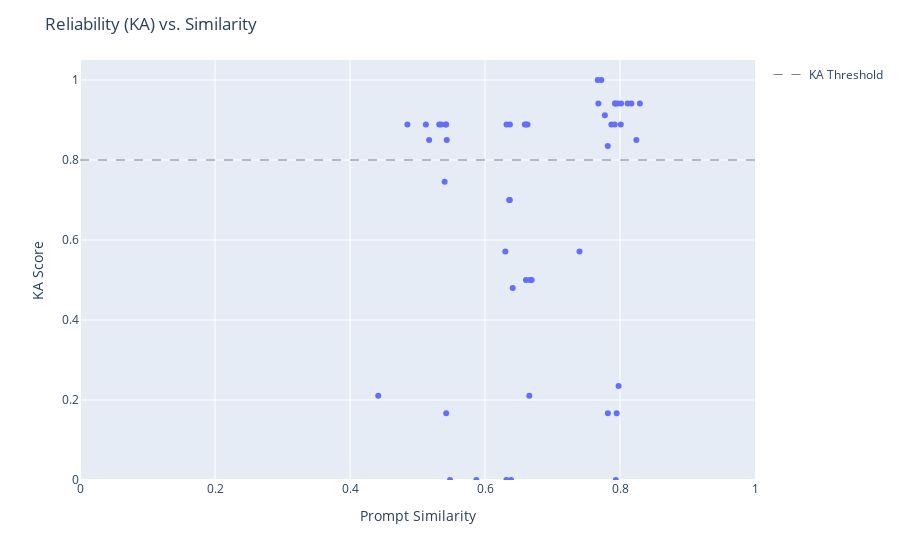

Write notebook code for a chart like this one.
### Code cell
# Test inter-prompt reliability
KA2,annotated_data,rel_vs_sim, poor_prompts = psa.interprompt_stochasticity(prompt, prompt_postfix, nr_variations=50)

### Figure 1 — Plotly figure (JSON) as saved in the notebook; plotly's stock layout.template omitted (floating-point values rounded to 4 significant figures)
{"data": [{"customdata": [[0], [1], [2], [3], [4], [5], [6], [7], [8], [9], [10], [11], [12], [13], [14], [15], [16], [17], [18], [19], [20], [21], [22], [23], [24], [25], [26], [27], [28], [29], [30], [31], [32], [33], [34], [35], [36], [37], [38], [39], [40], [41], [42], [43], [44], [45], [46], [47], [48], [49]], "hoverlabel": {"align": "left", "font": {"size": 12}, "namelength": 30}, "hovertemplate": "Prompt Similarity=%{x}<br>KA Score=%{y}<br>Prompt_id=%{customdata[0]}<extra></extra>", "legendgroup": "", "marker": {"color": "#636efa", "symbol": "circle"}, "mode": "markers", "name": "", "orientation": "v", "showlegend": false, "type": "scatter", "x": [0.4418, 0.485, 0.5124, 0.5172, 0.5322, 0.5349, 0.5401, 0.5416, 0.5425, 0.5426, 0.5433, 0.5482, 0.5872, 0.6299, 0.6301, 0.6316, 0.6319, 0.6358, 0.6367, 0.6369, 0.6386, 0.6411, 0.659, 0.6607, 0.6608, 0.6629, 0.6657, 0.6668, 0.6691, 0.74, 0.767, 0.7679, 0.7723, 0.7775, 0.7819, 0.782, 0.7872, 0.7922, 0.7927, 0.7928, 0.7938, 0.795, 0.7967, 0.7979, 0.8012, 0.8016, 0.8113, 0.8168, 0.8242, 0.8294], "xaxis": "x", "y": [0.2105, 0.8889, 0.8889, 0.85, 0.8889, 0.8889, 0.7458, 0.8889, 0.1667, 0.8889, 0.85, 0, 0, -0.25, 0.5714, 0, 0.8889, 0.7, 0.7, 0.8889, 0, 0.48, 0.8889, 0.5, 0.8889, 0.8889, 0.2105, 0.5, 0.5, 0.5714, 1, 0.9412, 1, 0.9118, 0.8352, 0.1667, 0.8889, 0.8889, 0.9412, 0.9412, 0, 0.1667, 0.9412, 0.2353, 0.8889, 0.9412, 0.9412, 0.9412, 0.85, 0.9412], "yaxis": "y"}, {"hoverlabel": {"align": "left", "font": {"size": 12}, "namelength": 30}, "line": {"color": "black", "dash": "dash", "width": 0.5}, "mode": "lines", "name": "KA Threshold", "type": "scatter", "x": [0, 1], "y": [0.8, 0.8]}], "layout": {"hovermode": "closest", "legend": {"tracegroupgap": 0}, "margin": {"t": 60}, "title": {"text": "Reliability (KA) vs. Similarity"}, "xaxis": {"anchor": "y", "domain": [0, 1], "range": [0, 1], "title": {"text": "Prompt Similarity"}}, "yaxis": {"anchor": "x", "domain": [0, 1], "range": [0, 1.05], "title": {"text": "KA Score"}}}}
